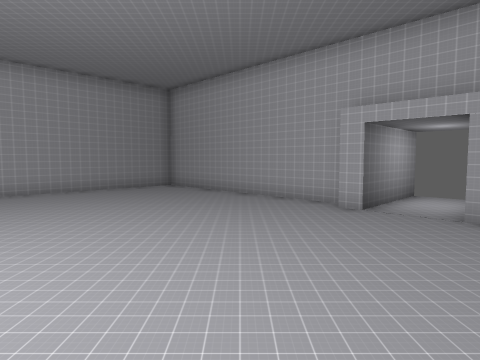
[1] (above)

14 first-person views from a walk through a 3-D level made in the Godot game engine. The camera is 1.3 m above the floor, tilts 4° down and sees 75° across. The floor is counted in squares, 1 m on a side. Each view is taken from the middle of a square. On the plan, view 1 faces up. The plan holds only what a view shows up to about 14 squares ahead; the rest is blank. The place goes on beyond the plan.

[2]
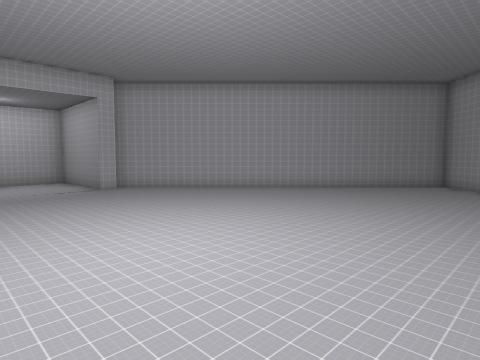

[3]
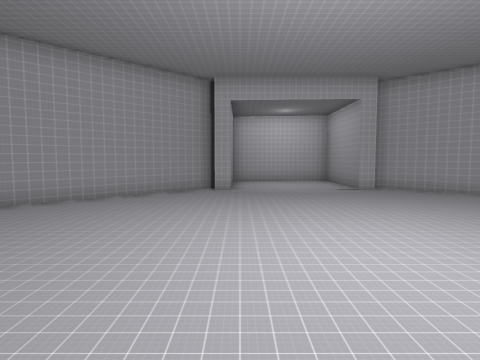

[4]
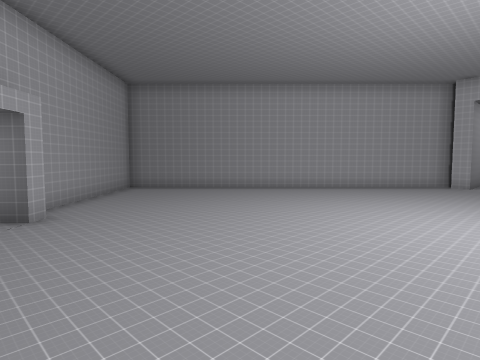

[5]
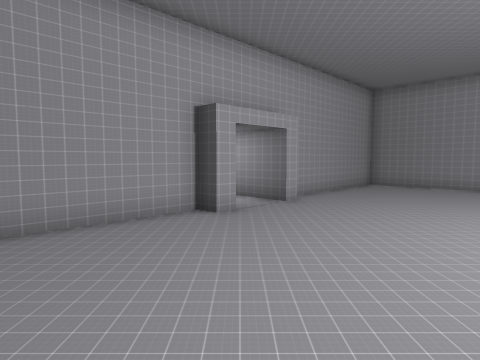

[6]
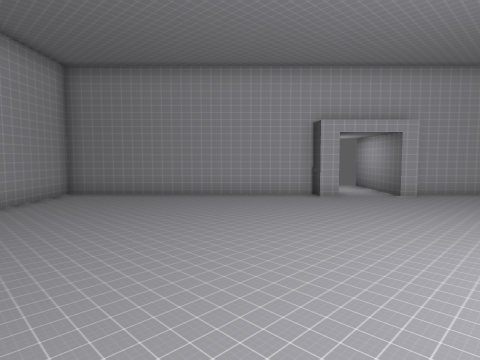

[7]
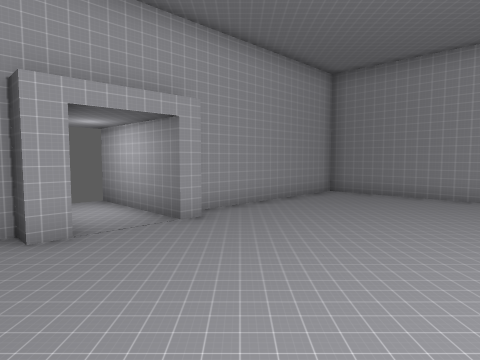

[8]
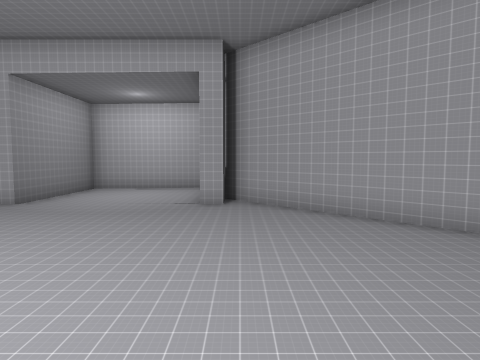

[9]
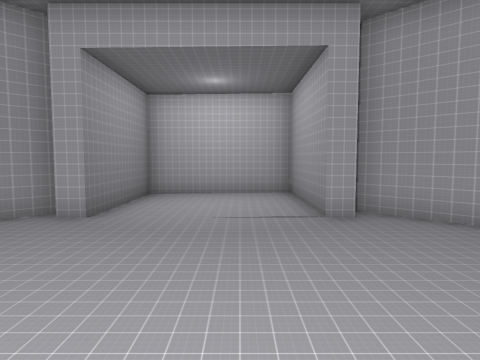

[10]
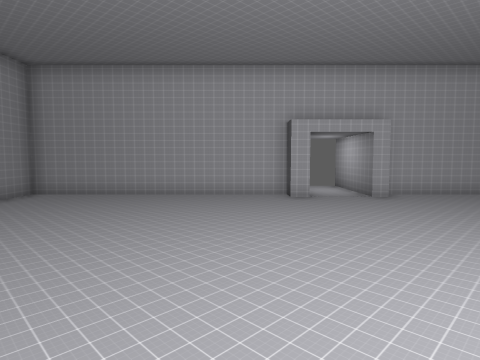

[11]
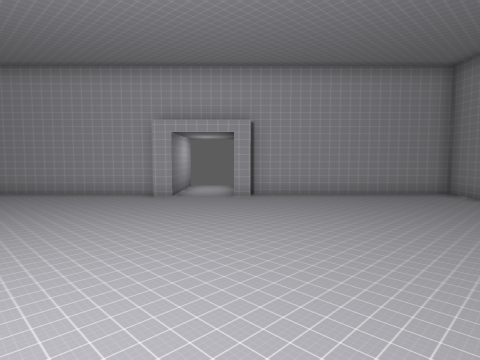

[12]
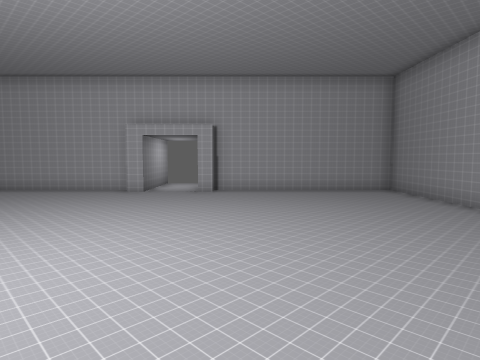

[13]
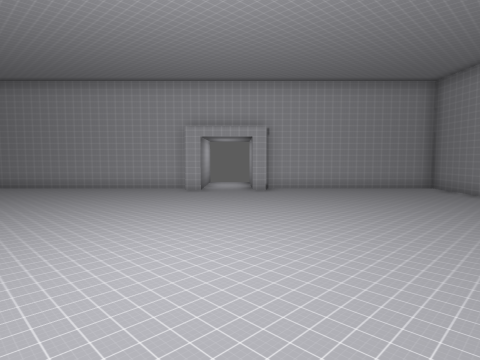

[14]
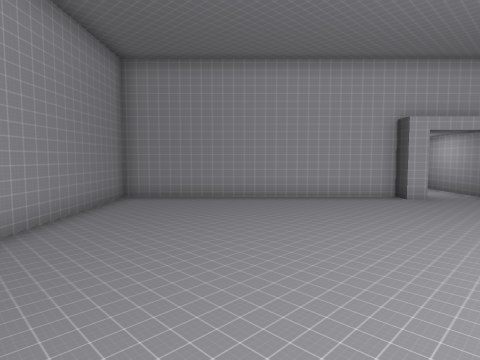

### Floor plan
Points are (right, up) in squares from view 1. A wall is a line through its corners. A room is listed if a view was taken in it or the views show most of it. See-through windows are left out.
Room 1 (views 1, 2, 3, 4, 5, 6, 7, 8, 9, 10, 11, 12, 13, 14)
walls: (1.2, -6.8) (1.6, -6.3) (2.3, -7); (3.1, 7.7) (2.6, 8.2) (3.1, 8.7) (-3.4, 15.2) (-14, 4.5); (-13.6, -2.1) (-3.4, -12.3) (1.7, -7.2); (-13.5, 4.5) (-12.8, 4.5) (-12.8, 3.9) (-17.6, 3.9) (-17.6, -1.4) (-12.8, -1.4) (-12.8, -2.1); (5, 5.8) (4.5, 6.3); (4.1, -5.9) (3.1, -4.9) (3.6, -4.4) (4.1, -4.9) (10.4, 1.4) (5.6, 6.2)
ways out: opening at (4, 8) to room 2; opening at (3, -7)
Room 2 (no view inside)
walls: (6, 10.7) (3.1, 7.7); (4.5, 6.3) (7.5, 9.2)
ways out: opening at (4, 8) to room 1; gap at (6, 11)

Positions as (right, up) in squares from view 1, and headings:
1: (0, 0), facing up
2: (0, -1), facing up-left
3: (0, -1), facing left
4: (3, 1), facing down-left
5: (3, 3), facing down
6: (-2, 5), facing down-right
7: (-2, 5), facing right
8: (-4, 5), facing left
9: (-6, 2), facing left
10: (-6, 2), facing up-right
11: (-6, 1), facing down-right
12: (-8, 1), facing down-right
13: (-7, 3), facing down-right
14: (-8, 5), facing up-right
